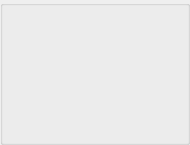
       <widget class="QGroupBox" name="groupBox7">
        <property name="minimumSize">
         <size>
          <width>190</width>
          <height>145</height>
         </size>
        </property>
        <property name="maximumSize">
         <size>
          <width>190</width>
          <height>142</height>
         </size>
        </property>
        <property name="title">
         <string/>
        </property>
        <widget class="MyAvatarLabel" name="label_Avatar7">
         <property name="geometry">
          <rect>
           <x>30</x>
           <y>10</y>
           <width>30</width>
           <height>30</height>
          </rect>
         </property>
         <property name="minimumSize">
          <size>
           <width>30</width>
           <height>30</height>
          </size>
         </property>
         <property name="maximumSize">
          <size>
           <width>30</width>
           <height>30</height>
          </size>
         </property>
         <property name="scaledContents">
          <bool>true</bool>
         </property>
        </widget>
        <widget class="MyNameLabel" name="label_PlayerName7">
         <property name="geometry">
          <rect>
           <x>70</x>
           <y>11</y>
           <width>104</width>
           <height>14</height>
          </rect>
         </property>
         <property name="minimumSize">
          <size>
           <width>0</width>
           <height>14</height>
          </size>
         </property>
         <property name="maximumSize">
          <size>
           <width>16777215</width>
           <height>14</height>
          </size>
         </property>
         <property name="alignment">
          <set>Qt::AlignLeading|Qt::AlignLeft|Qt::AlignTop</set>
         </property>
         <property name="openExternalLinks">
          <bool>true</bool>
         </property>
        </widget>
        <widget class="MySetLabel" name="textLabel_Set7">
         <property name="geometry">
          <rect>
           <x>70</x>
           <y>119</y>
           <width>104</width>
           <height>14</height>
          </rect>
         </property>
         <property name="minimumSize">
          <size>
           <width>0</width>
           <height>14</height>
          </size>
         </property>
         <property name="maximumSize">
          <size>
           <width>16777215</width>
           <height>14</height>
          </size>
         </property>
         <property name="alignment">
          <set>Qt::AlignBottom|Qt::AlignHCenter</set>
         </property>
        </widget>
        <widget class="MyCashLabel" name="textLabel_Cash7">
         <property name="geometry">
          <rect>
           <x>70</x>
           <y>25</y>
           <width>104</width>
           <height>14</height>
          </rect>
         </property>
         <property name="minimumSize">
          <size>
           <width>35</width>
           <height>14</height>
          </size>
         </property>
         <property name="maximumSize">
          <size>
           <width>16777215</width>
           <height>14</height>
          </size>
         </property>
        </widget>
        <widget class="QLabel" name="textLabel_Button7">
         <property name="geometry">
          <rect>
           <x>18</x>
           <y>88</y>
           <width>40</width>
           <height>42</height>
          </rect>
         </property>
         <property name="minimumSize">
          <size>
           <width>40</width>
           <height>42</height>
          </size>
         </property>
         <property name="maximumSize">
          <size>
           <width>40</width>
           <height>42</height>
          </size>
         </property>
         <property name="text">
          <string/>
         </property>
         <property name="scaledContents">
          <bool>true</bool>
         </property>
        </widget>
        <widget class="MyCardsPixmapLabel" name="pixmapLabel_card7a">
         <property name="geometry">
          <rect>
           <x>86</x>
           <y>39</y>
           <width>48</width>
           <height>76</height>
          </rect>
         </property>
         <property name="scaledContents">
          <bool>true</bool>
         </property>
        </widget>
        <widget class="MyCardsPixmapLabel" name="pixmapLabel_card7b">
         <property name="geometry">
          <rect>
           <x>110</x>
           <y>39</y>
           <width>48</width>
           <height>76</height>
          </rect>
         </property>
         <property name="scaledContents">
          <bool>true</bool>
         </property>
        </widget>
        <widget class="MyStatusLabel" name="textLabel_Status7">
         <property name="geometry">
          <rect>
           <x>67</x>
           <y>56</y>
           <width>111</width>
           <height>40</height>
          </rect>
         </property>
         <property name="minimumSize">
          <size>
           <width>0</width>
           <height>20</height>
          </size>
         </property>
         <property name="text">
          <string/>
         </property>
         <property name="alignment">
          <set>Qt::AlignCenter</set>
         </property>
        </widget>
        <widget class="QLabel" name="label_playerTip7">
         <property name="geometry">
          <rect>
           <x>0</x>
           <y>60</y>
           <width>121</width>
           <height>71</height>
          </rect>
         </property>
         <property name="text">
          <string notr="true"/>
         </property>
        </widget>
       </widget>
